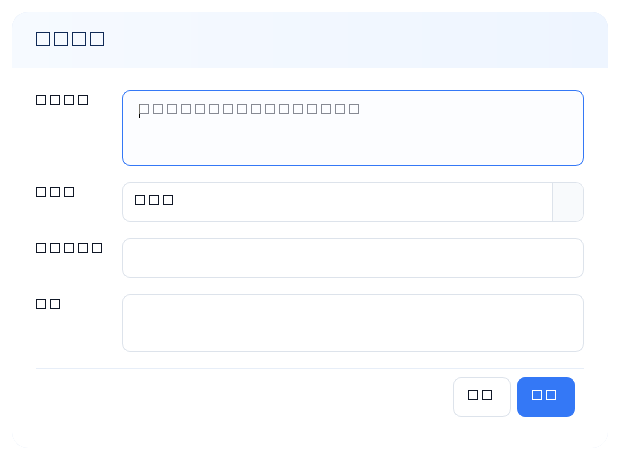
#> input picture work/competitor-monitor-dialog.png, 620 x 460 px
$ python -i image_background_remove.py   (imports and definitions only)
#> lines starting #> are read from the running program, lines starting #| are printed output that depends on the picture; after the words box and inside, x2 and y2 are one past the last pixel; in counts of white or black regions, pixels touching at a corner belong together
#> further down, picture is the input picture: PIL image 620x460 RGBA; mean R, G, B, A 226.6, 228.2, 231, 232.2
from dataclasses import dataclass
from pathlib import Path
from statistics import median

from PIL import Image, ImageChops, ImageDraw, ImageOps


MODE_THRESHOLDS = {
    "conservative": (14, 42),
    "standard": (25, 62),
    "strong": (42, 88),
}


@dataclass(frozen=True)
class BackgroundRemoveOptions:
    mode: str = "standard"
    soften_edges: bool = True

    def __post_init__(self) -> None:
        if self.mode not in MODE_THRESHOLDS:
            raise ValueError("不支持的背景移除模式")


def detect_background_color(image: Image.Image) -> tuple[tuple[int, int, int], bool]:
    rgb = image.convert("RGB")
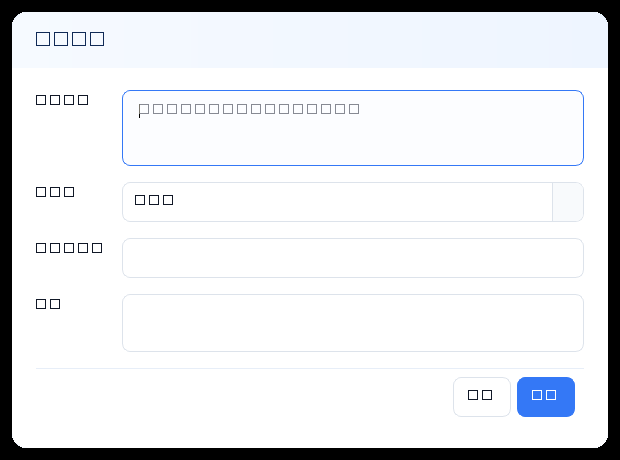
#> rgb: PIL image 620x460 RGB; mean R, G, B 226.6, 228.2, 231
    step_x = max(1, rgb.width // 24)
#> step_x = 25
    step_y = max(1, rgb.height // 24)
#> step_y = 19
    points = (
        [(x, 0) for x in range(0, rgb.width, step_x)]
        + [(x, rgb.height - 1) for x in range(0, rgb.width, step_x)]
        + [(0, y) for y in range(0, rgb.height, step_y)]
        + [(rgb.width - 1, y) for y in range(0, rgb.height, step_y)]
    )
    colors = [rgb.getpixel(point) for point in points]
#> colors = 100 items, first 6: (0, 0, 0), (0, 0, 0), (0, 0, 0), (0, 0, 0), (0, 0, 0), (0, 0, 0)
    background = tuple(round(median(channel)) for channel in zip(*colors))
#> background = (0, 0, 0)
    spread = median(max(abs(value[i] - background[i]) for i in range(3)) for value in colors)
#> spread = 0
    return background, spread > 24


def remove_background(
    image: Image.Image, options: BackgroundRemoveOptions = BackgroundRemoveOptions()
) -> tuple[Image.Image, bool]:
    image = ImageOps.exif_transpose(image).convert("RGBA")
    background, is_complex = detect_background_color(image)
#> background = (0, 0, 0); is_complex = False
    rgb = image.convert("RGB")
    reference = Image.new("RGB", rgb.size, background)
#> reference: PIL image 620x460 RGB; every value is 0
    difference = ImageChops.difference(rgb, reference)
    distance = ImageChops.lighter(ImageChops.lighter(*difference.split()[:2]), difference.getchannel("B"))
    clear_at, keep_at = MODE_THRESHOLDS[options.mode]

    candidate = distance.point(lambda value: 255 if value < keep_at else 0)
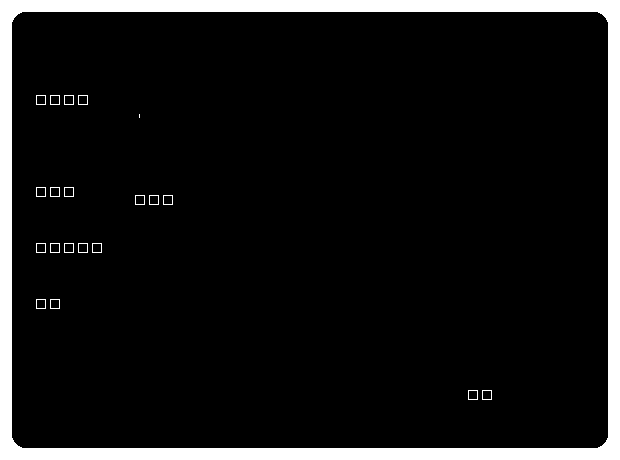
#> candidate: PIL image 620x460 L; 9.2% white; 21 white regions (1 under 20 px), largest, box (x1, y1, x2, y2) and area: (0, 0, 620, 460) 25512, (36, 95, 46, 105) 36, (50, 95, 60, 105) 36
    connected = Image.new("L", (image.width + 2, image.height + 2), 255)
#> connected: PIL image 622x462 L; every value is 255
    connected.paste(candidate, (1, 1))
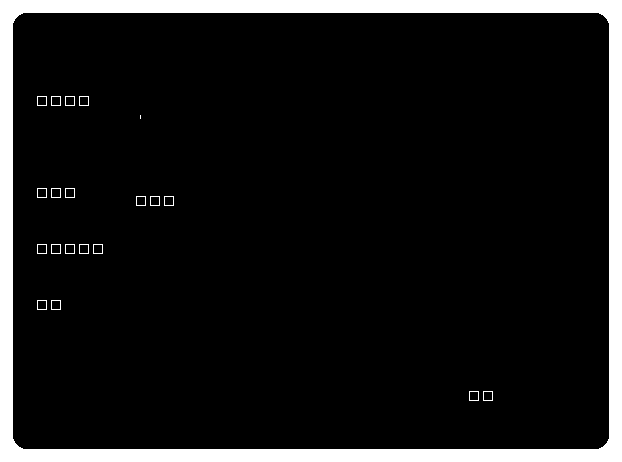
#> connected: PIL image 622x462 L; 9.9% white; 21 white regions (1 under 20 px), largest, box (x1, y1, x2, y2) and area: (0, 0, 622, 462) 27676, (37, 96, 47, 106) 36, (51, 96, 61, 106) 36
    ImageDraw.floodfill(connected, (0, 0), 128)
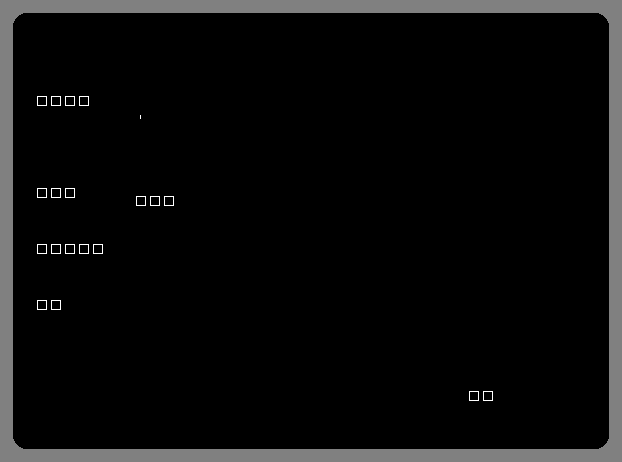
#> connected: PIL image 622x462 L; min 0, max 255, mean 12.9
    connected = connected.crop((1, 1, image.width + 1, image.height + 1)).point(lambda value: 255 if value == 128 else 0)
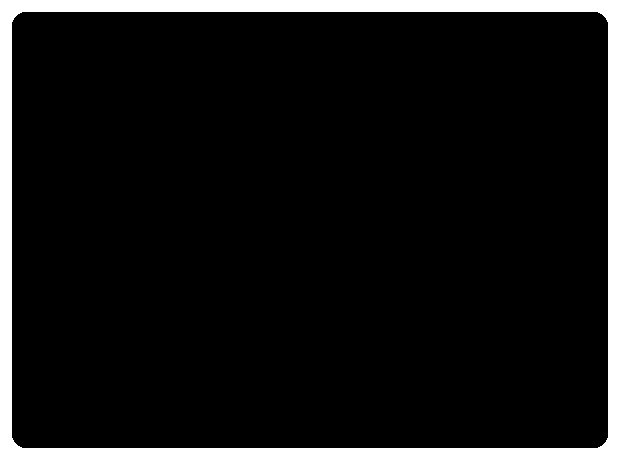
#> connected: PIL image 620x460 L; 8.9% white; 1 white region, box (x1, y1, x2, y2) and area: (0, 0, 620, 460) 25512

    if options.soften_edges:
        alpha = distance.point(
            lambda value: 0 if value <= clear_at else 255 if value >= keep_at else round(255 * (value - clear_at) / (keep_at - clear_at))
        )
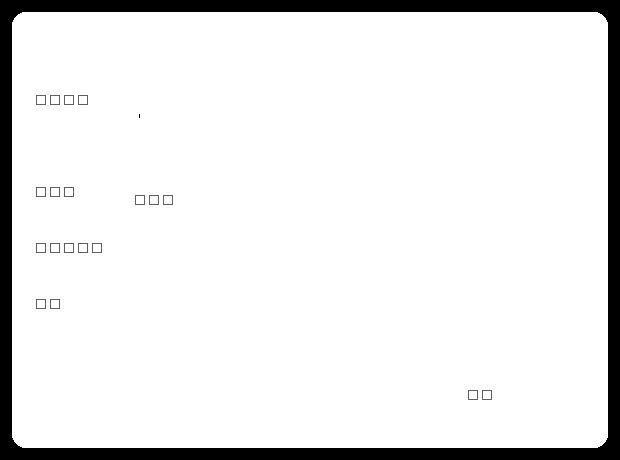
#> alpha: PIL image 620x460 L; min 0, max 255, mean 231.8
    else:
        alpha = distance.point(lambda value: 0 if value < keep_at else 255)
    alpha = ImageChops.lighter(alpha, ImageChops.invert(connected))
    image.putalpha(ImageChops.darker(image.getchannel("A"), alpha))
    return image, is_complex


def background_remove_output_path(source: Path, output_dir: Path) -> Path:
    candidate = output_dir / f"{source.stem}_透明.png"
    index = 2
    while candidate.exists() or candidate.resolve() == source.resolve():
        candidate = output_dir / f"{source.stem}_透明_{index}.png"
        index += 1
    return candidate


def process_background_remove(source: Path, destination: Path, options: BackgroundRemoveOptions) -> bool:
    destination.parent.mkdir(parents=True, exist_ok=True)
    with Image.open(source) as original:
        if getattr(original, "is_animated", False):
            raise ValueError("不支持动态图片")
        original.load()
        if original.format not in {"JPEG", "PNG", "WEBP"}:
            raise ValueError("不支持的图片格式")
        result, is_complex = remove_background(original, options)
        save_options = {"icc_profile": original.info["icc_profile"]} if original.info.get("icc_profile") else {}
        result.save(destination, format="PNG", **save_options)
        return is_complex

>>> from PIL import Image
>>> picture = Image.open('../work/competitor-monitor-dialog.png')
>>> result = remove_background(picture)

$ run again, on work/competitor-monitor-p0-p1.png
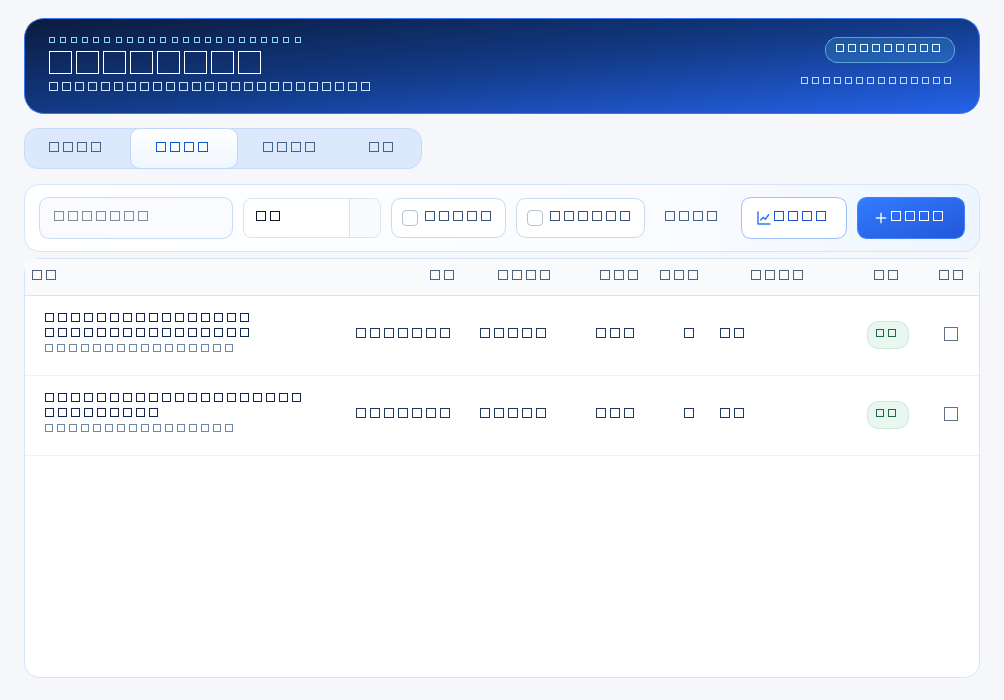
#> input picture work/competitor-monitor-p0-p1.png, 1004 x 700 px
#> picture is the input picture: PIL image 1004x700 RGB; mean R, G, B 218.3, 225.2, 237.9
#> colors = 100 items, first 6: (245, 247, 250), (245, 247, 250), (245, 247, 250), (245, 247, 250), (245, 247, 250), (245, 247, 250)
#> in detect_background_color, `background = tuple(round(median(channel)) for channel in zip(*colors))`: background = (245, 247, 250)
#> spread = 0
#> in remove_background, `background, is_complex = detect_background_color(image)`: background = (245, 247, 250); is_complex = False
#> in remove_background, `candidate = distance.point(lambda value: 255 if value < keep_at else 0)`:
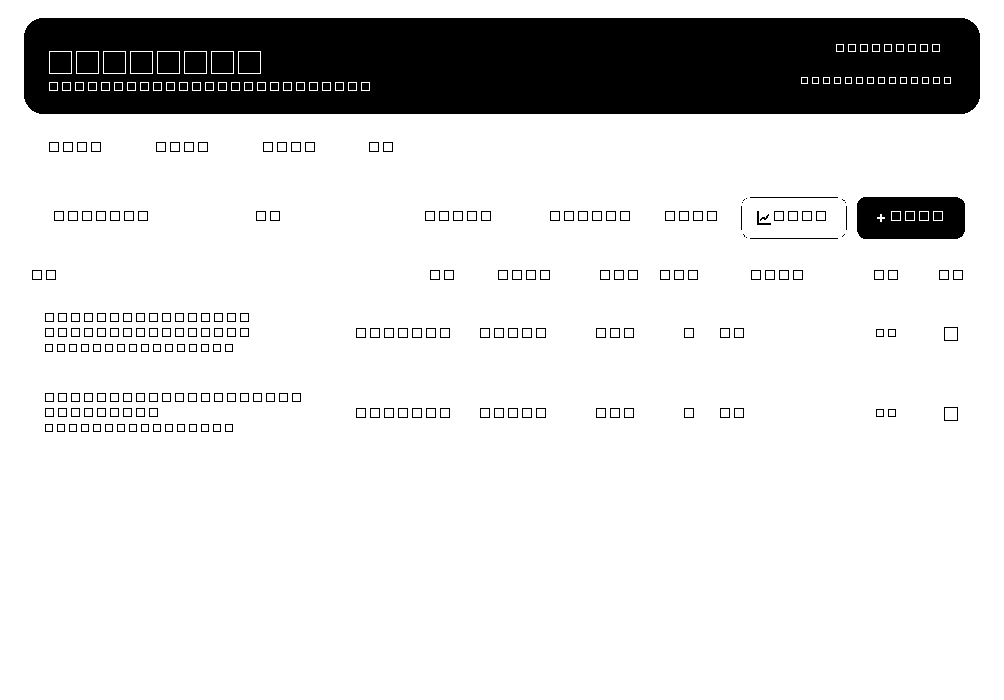
#> candidate: PIL image 1004x700 L; 85.7% white; 275 black regions (8 under 20 px), largest, box (x1, y1, x2, y2) and area: (24, 18, 980, 114) 83933, (857, 197, 965, 239) 4032, (50, 52, 71, 73) 441
#> in remove_background, `alpha = ImageChops.lighter(alpha, ImageChops.invert(connected))`:
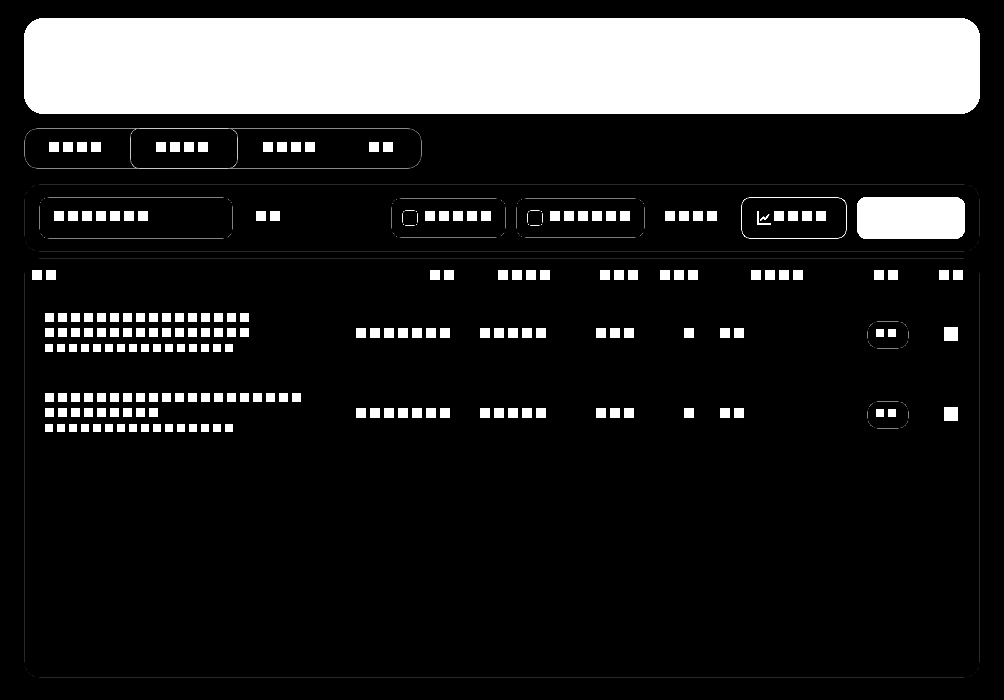
#> alpha: PIL image 1004x700 L; min 0, max 255, mean 42

$ run again, on work/competitor-monitor-refined-dashboard.png
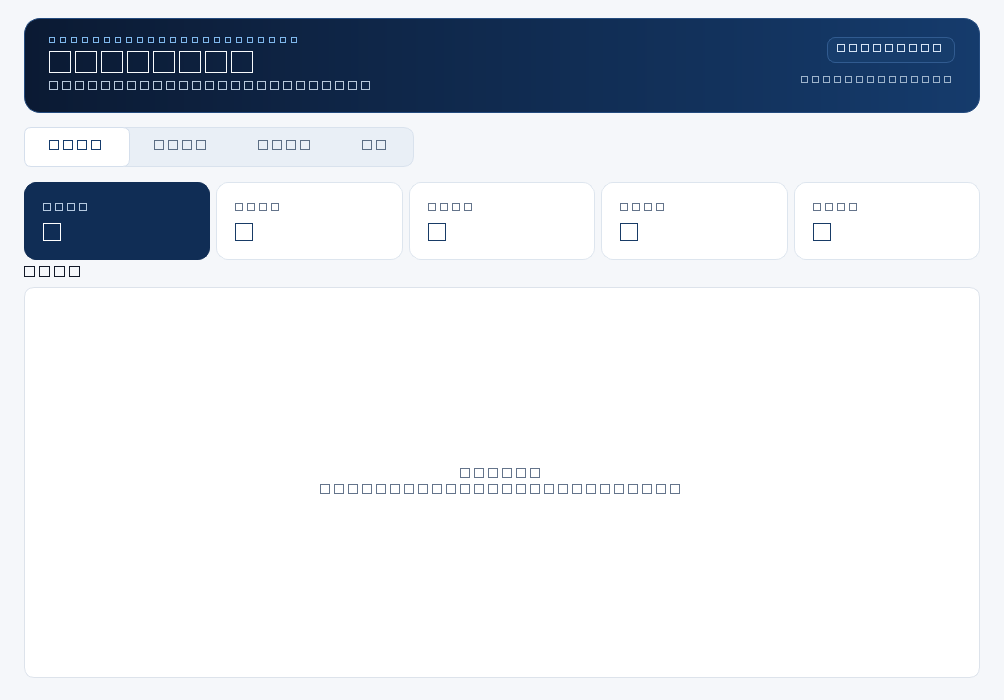
#> input picture work/competitor-monitor-refined-dashboard.png, 1004 x 700 px
#> picture is the input picture: PIL image 1004x700 RGB; mean R, G, B 216.7, 221.4, 227.9
#> colors = 100 items, first 6: (245, 247, 250), (245, 247, 250), (245, 247, 250), (245, 247, 250), (245, 247, 250), (245, 247, 250)
#> in detect_background_color, `background = tuple(round(median(channel)) for channel in zip(*colors))`: background = (245, 247, 250)
#> spread = 0
#> in remove_background, `background, is_complex = detect_background_color(image)`: background = (245, 247, 250); is_complex = False
#> in remove_background, `candidate = distance.point(lambda value: 255 if value < keep_at else 0)`:
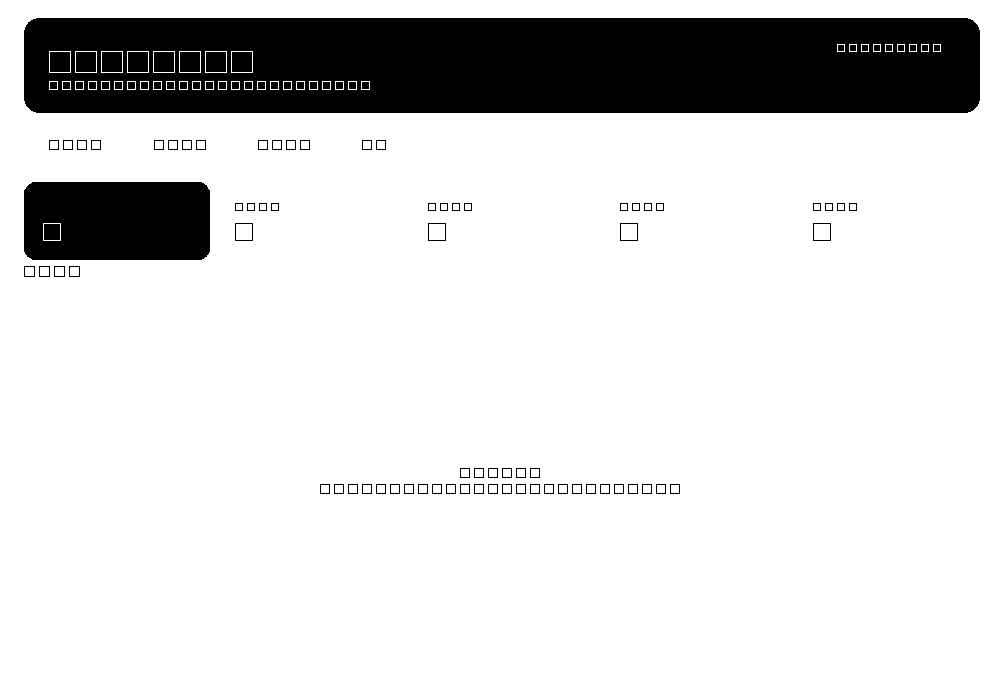
#> candidate: PIL image 1004x700 L; 85% white; 115 black regions, largest, box (x1, y1, x2, y2) and area: (24, 18, 980, 113) 84136, (24, 182, 210, 260) 14063, (50, 52, 70, 72) 400
#> in remove_background, `alpha = distance.point( lambda value: 0 if value <= clear_at else 255 ..`:
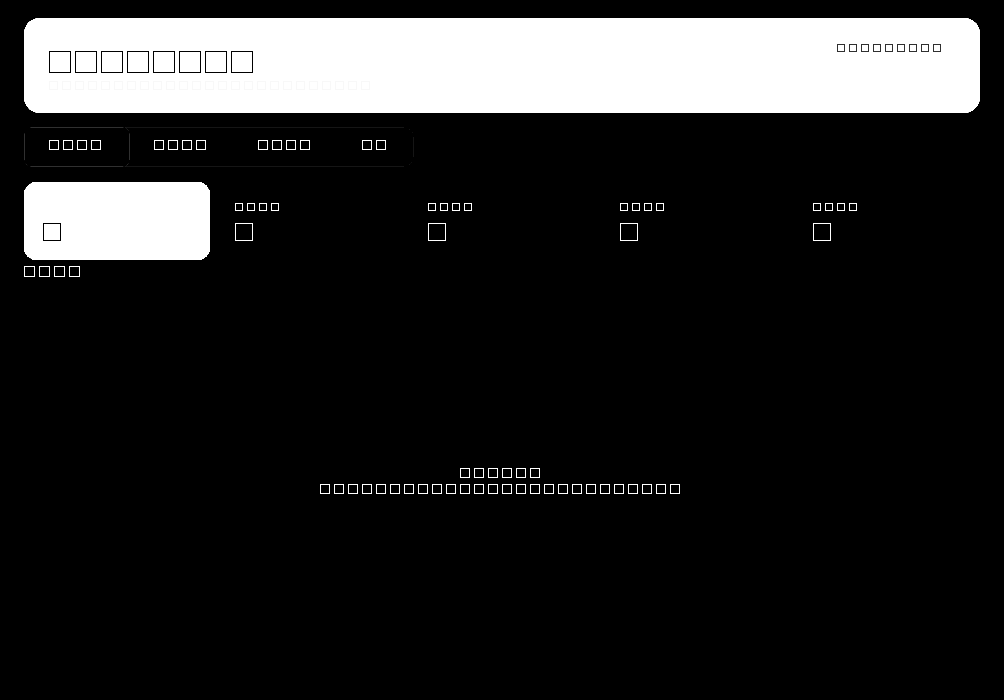
#> alpha: PIL image 1004x700 L; min 0, max 255, mean 38.7
